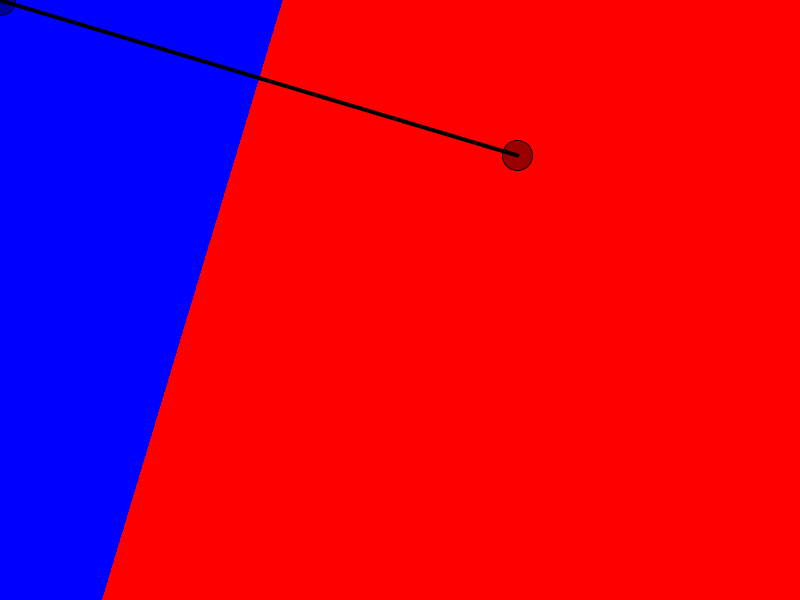
Frame 1 (no input)
Frame 60 (the mouse pressed at the canvas centre just before this capture): identical to frame 1, image omitted
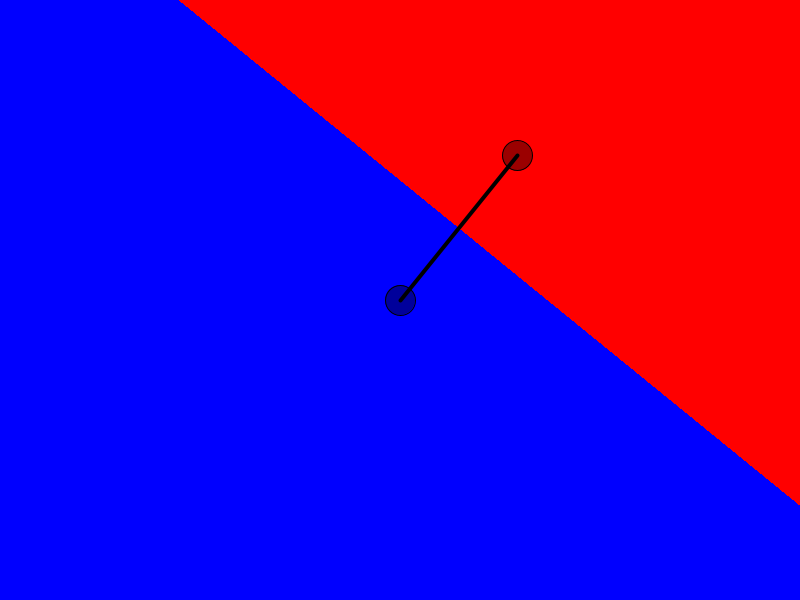
Frame 120 (the mouse held since frame 60 and released just before this capture)

The Processing sketch that drew these frames (run headless with seeded random() and noise(); from frame 60 on, the mouse is pressed at the canvas centre):

// Processing sketch: ClosestPoint
// ── ClosestPoint.pde
PVector firstPoint;
PVector secondPoint;

color colfirstPoint;
color colsecondPoint;

void setup() {
  size(800, 600);
  firstPoint = new PVector(random(width), random(height));
  secondPoint = new PVector(random(width), random(height));
  
  colfirstPoint = color(255, 0, 0);
  colsecondPoint = color(0, 0, 255);
  
  strokeCap(ROUND);
}

void draw() {

  secondPoint.x = mouseX;
  secondPoint.y = mouseY;

  loadPixels();

  for (int x = 0; x < width; x++) {
    for (int y = 0; y < height; y++) {
      float dist1 = dist(x, y, firstPoint.x, firstPoint.y);
      float dist2 = dist(x, y, secondPoint.x, secondPoint.y);

      if (dist1 < dist2) {
        pixels[x + (y * width)] = color(255, 0, 0);
      } else {
        pixels[x + (y * width)] = colsecondPoint;
      }
    }
  }

  updatePixels();

  strokeWeight(1);
  fill(0, 100);
  circle(firstPoint.x, firstPoint.y, 30);
  circle(secondPoint.x, secondPoint.y, 30);
 
  strokeWeight(4);
  line(firstPoint.x, firstPoint.y, secondPoint.x, secondPoint.y);
}
